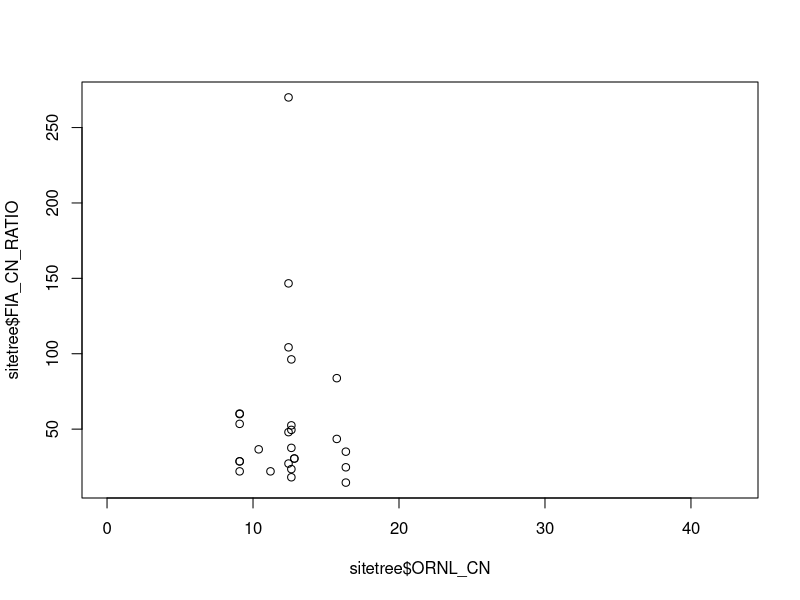
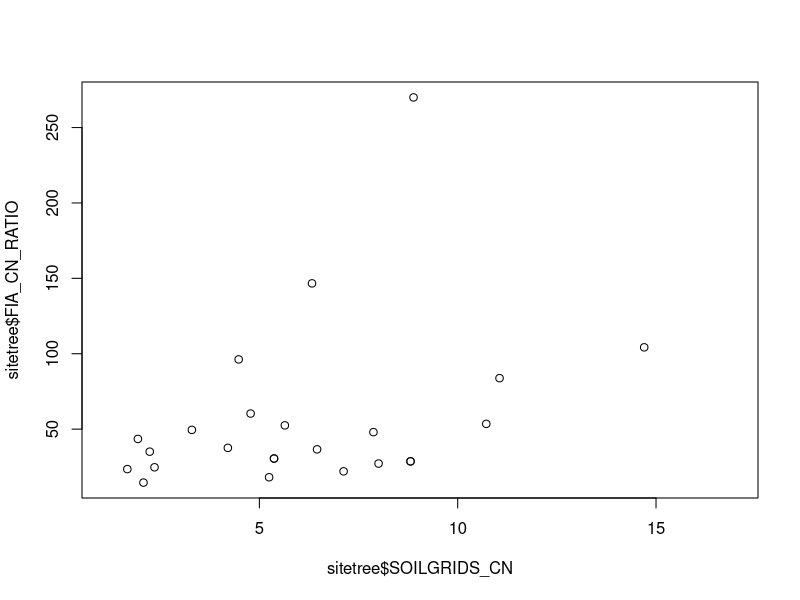
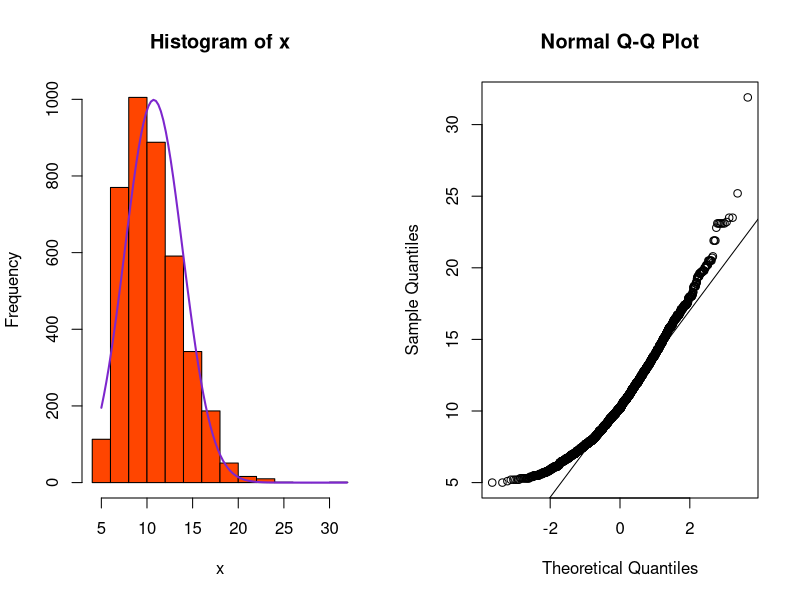
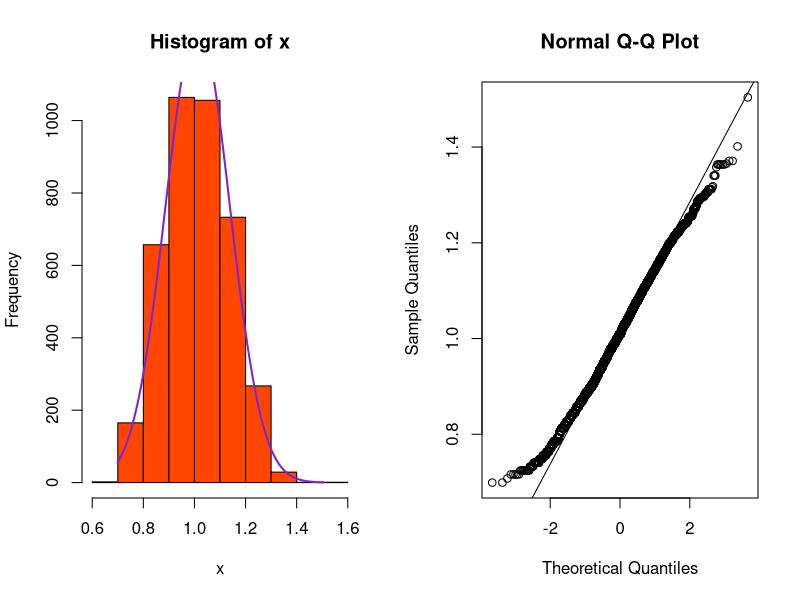
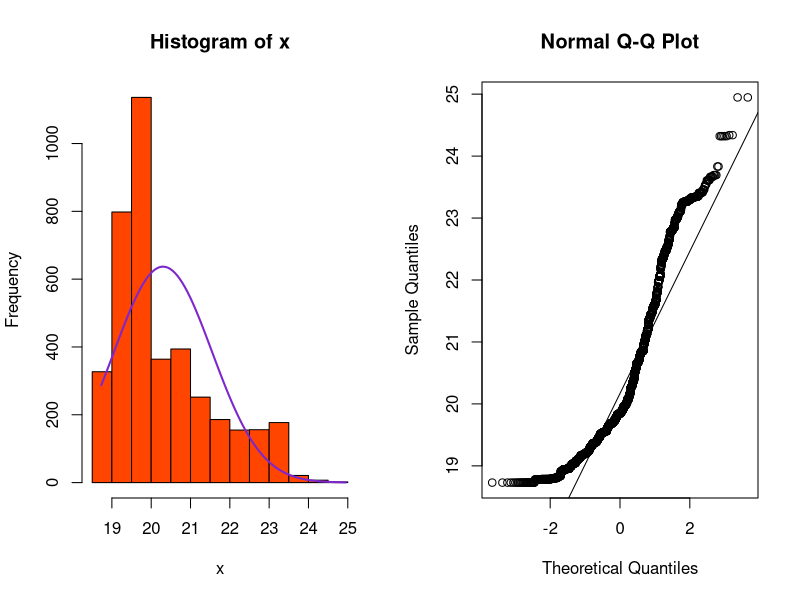
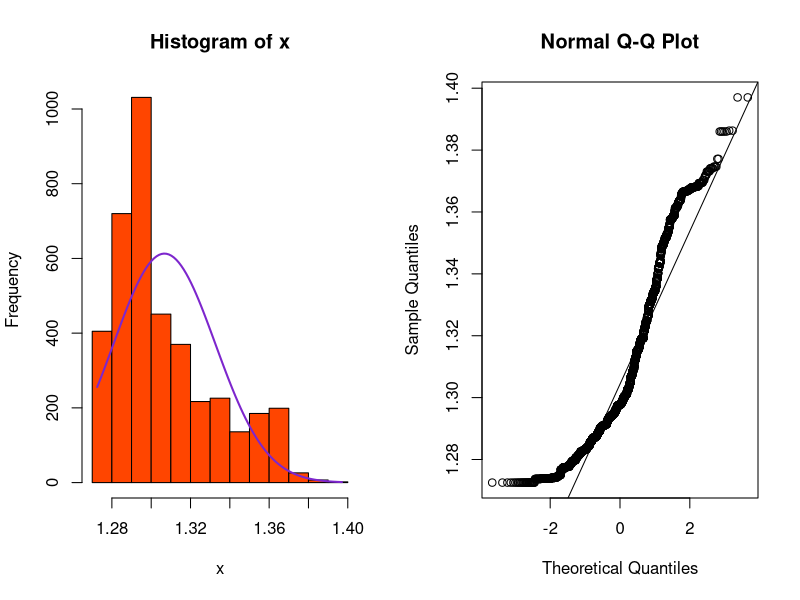
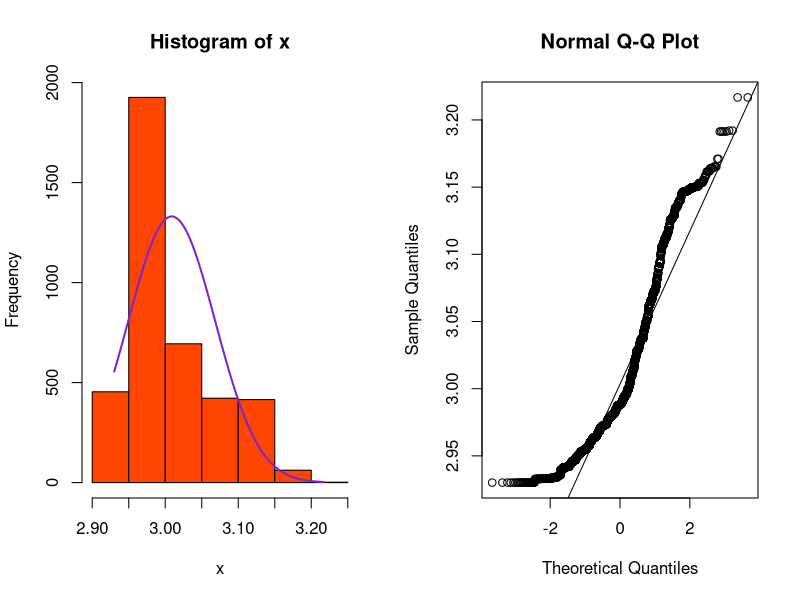
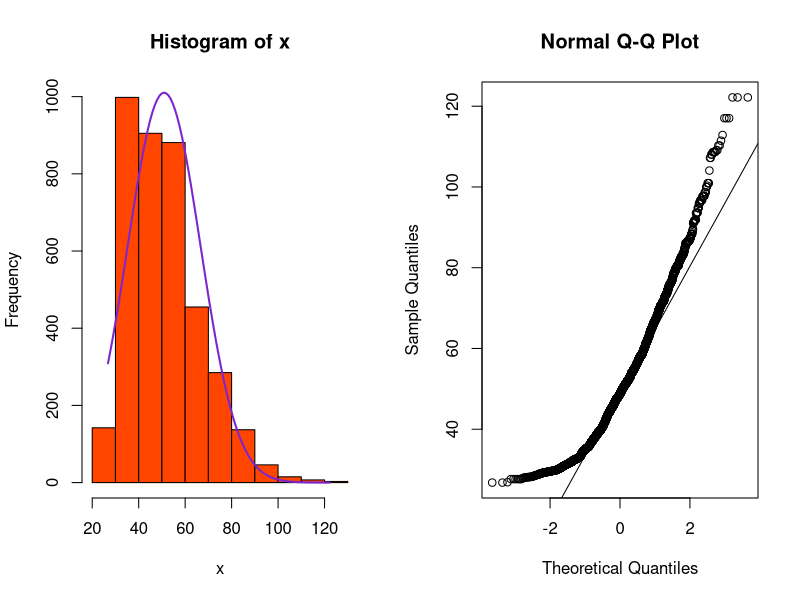

Source code (R) for these figures, in order: (Note: this script raises an error after producing the figures.)
setwd("C:/Users/Alicia/Documents/GitHub/FL_Carbon")
sitetree<-read.csv("sitetree12.17.19.csv", header=T, sep=",", stringsAsFactors = F)

attach(sitetree)

sitetree$SPCD<-as.factor(sitetree$SPCD)

# calculate soil C:N for ORNL

#sitetree<-mutate(sitetree, ORNL_CN=(SOC_ORNL_kgperm2*1000)/N_ORNL_gperm2)
sitetree$ORNL_CN<-sitetree$SOC_ORNL_kgperm2*1000/sitetree$N_ORNL_gperm2

# calculate weighted averages and soil C:N for Soilgrids data

#sitetree<-mutate(sitetree, SOILGRIDS_C_AVG=((Soilgrids_C_0.5/10)*(1/3))+((Soilgrids_C_5.15/10)*(2/3)))
sitetree$SOILGRIDS_C_AVG<-(sitetree$Soilgrids_C_0.5/10)*(1/3)+((sitetree$Soilgrids_C_5.15/10)*(2/3))
                 
#sitetree<-mutate(sitetree, SOILGRIDS_N_AVG=((Soilgrids_N_0.5/100)*(1/3))+((Soilgrids_N_5.15/100)*(2/3)))                 
sitetree$SOILGRIDS_N_AVG<-(sitetree$Soilgrids_N_0.5/100)*(1/3)+((sitetree$Soilgrids_N_5.15/100)*(2/3))                 

#sitetree<-mutate(sitetree, SOILGRIDS_CN=SOILGRIDS_C_AVG/SOILGRIDS_N_AVG)  
sitetree$SOILGRIDS_CN<-sitetree$SOILGRIDS_C_AVG/sitetree$SOILGRIDS_N_AVG 

sitetree$FIA_CN_RATIO<-as.numeric(sitetree$FIA_CN_RATIO)
sitetree[which(is.finite(sitetree$SOILGRIDS_CN)==F),"SOILGRIDS_CN"]<-NA
#sitetree[which(is.finite(sitetree$FIA_CN_RATIO)==F),"FIA_CN_RATIO"]<-NA
model<-lm(FIA_CN_RATIO~SOILGRIDS_CN, data=sitetree)
summary(model)

sitetree$SOILGRIDS_CN_SCALE<-(sitetree$SOILGRIDS_CN*6.045)+19.775

# comparing soils data with FIA

plot(sitetree$ORNL_CN, sitetree$FIA_CN_RATIO)                 

plot(sitetree$SOILGRIDS_CN, sitetree$FIA_CN_RATIO)

# checking variable normality


normali1 <- function (x)
{mnT <- mean(x,na.rm=T)
sdT <- sd(x,na.rm=T)
h<-hist(x, breaks=10, col="orangered1")
xfit<-seq(min(x,na.rm=T),max(x,na.rm=T), length=100) 
yfit<-dnorm(xfit,mean=mnT,sd=sdT) 
yfit <- yfit*diff(h$mids[1:2])*length(x) 
lines(xfit, yfit, col="purple3", lwd=2)
qqnorm(x)
qqline(x)
shapiro.test(x)}

par(mfrow=c(1,2))

normali1(DIA)
sitetree$logDIA<-log10(sitetree$DIA)
normali1(sitetree$logDIA)




normali1(AVG_TEMP_bioclim)
sitetree$logAVG_TEMP<-log10(sitetree$AVG_TEMP_bioclim)
normali1(sitetree$logAVG_TEMP)
sitetree<-dplyr::mutate(sitetree, lnAVG_TEMP=log(AVG_TEMP_bioclim))
normali1(sitetree$lnAVG_TEMP)

normali1(sitetree$SOILGRIDS_CN_SCALE)
sitetree<-mutate(sitetree, logSOILGRIDS_CN_SCALE=log10(SOILGRIDS_CN_SCALE))
normali1(na.omit(sitetree$logSOILGRIDS_CN_SCALE))

normali1(AGEDIA)
sitetree$logAGEDIA<-log10(sitetree$AGEDIA)
normali1(sitetree$sqrtAGEDIA)

normali1(SOIL_MOIS)
sitetree<-mutate(sitetree, logSOIL_MOIS=log10(SOIL_MOIS))
normali1(sitetree$logSOIL_MOIS)

# looking at trends

pairs(DIA~AVG_TEMP_bioclim+AGEDIA+SOILGRIDS_CN+SOIL_MOIS+SPCD)

pairs(DIA~AVG_TEMP_bioclim+AGEDIA+ORNL_CN+SOIL_MOIS+SPCD)

# building models

model1<-lm(logDIA~AVG_TEMP_bioclim+AGEDIA+SOILGRIDS_CN+SOIL_MOIS, data=sitetree)
summary(model1)
plot(model1)

model2<-lm(logDIA~AVG_TEMP_bioclim+logAGEDIA+logSOILGRIDS_CN_SCALE+SOIL_MOIS, data=sitetree)
summary(model2)
plot(model2)

model3<-lm(logDIA~logAVG_TEMP+AGEDIA+logSOILGRIDS_CN+SOIL_MOIS+SPCD)
summary(model3)


# subsetting species

shortleaf<-subset(sitetree, sitetree$SPCD=="110")
slashpine<-subset(sitetree, sitetree$SPCD=="111")
longleaf<-subset(sitetree, sitetree$SPCD=="121")
pondpine<-subset(sitetree, sitetree$SPCD=="128")
loblolly<-subset(sitetree, sitetree$SPCD=="131")

model6<-lm(na.omit(slashpine$logDIA~slashpine$logAVG_TEMP+slashpine$logAGEDIA+slashpine$logSOILGRIDS_CN+slashpine$SOIL_MOIS))
summary(model6)
plot(model6)

slashpinemodel<-lm(logDIA~AVG_TEMP_bioclim+logAGEDIA+logSOILGRIDS_CN_SCALE+SOIL_MOIS, data=slashpine)
summary(slashpinemodel)

longleafmodel<-lm(logDIA~AVG_TEMP_bioclim+logAGEDIA+logSOILGRIDS_CN_SCALE+SOIL_MOIS, data=longleaf)
summary(longleafmodel)

loblollymodel<-lm(logDIA~AVG_TEMP_bioclim+logAGEDIA+logSOILGRIDS_CN_SCALE+SOIL_MOIS, data=loblolly)
summary(loblollymodel)

slashgrowth<-(10^.381*10^(.0012*22)*(.346*slashpine$AGEDIA^-.654)*(60^-.0069)*(10^(-.0001*250)))
longleafgrowth<-(10^-.043)*(10^(.023*22))*(.39*longleaf$AGEDIA^-.61)*(10^(-.00033*250))
loblollygrowth<-(10^(-.56))*10^(.053*22)*(.45*loblolly$AGEDIA^-.55)  

plot(slashpine$AGEDIA, slashgrowth,ylim=c(0,0.5), xlab="Age", ylab="growth (in/yr)")
lines(longleaf$AGEDIA, longleafgrowth, type="p",col="red")
lines(loblolly$AGEDIA, loblollygrowth, type="p", col="blue")

hist(loblolly$DIA)
hist(slashpine$DIA)
hist(longleaf$DIA)
